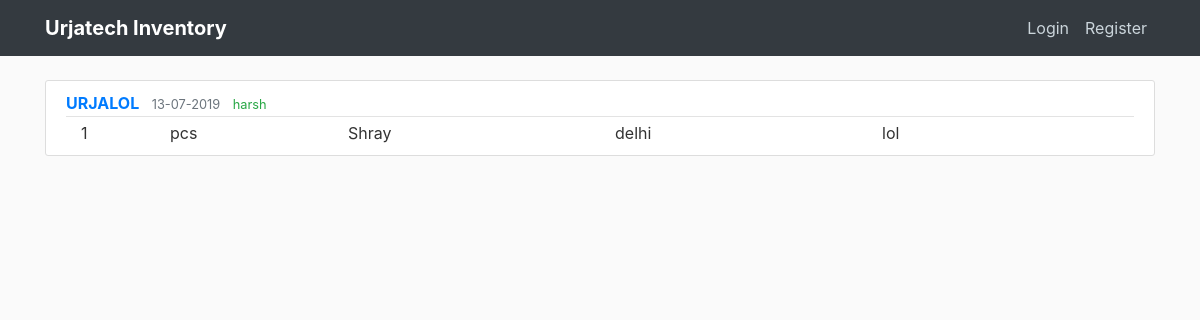
Before: /post/1 with the older database file.
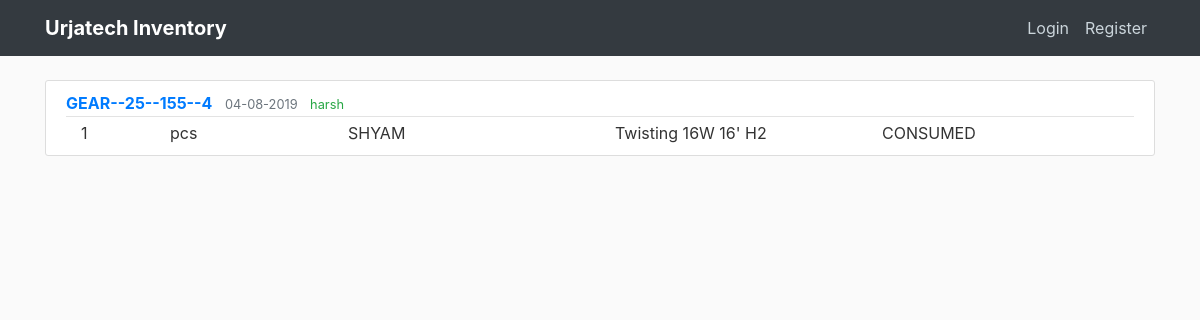
After: the same page with the newer database file.
### flaskblog/models.py (models this page shows, shortened)
class Post(db.Model):
    id = db.Column(db.Integer, primary_key=True)
    material_id = db.Column(db.String(50), nullable=False)
    numbers_issued = db.Column(db.Integer)
    unit = db.Column(db.String(10))
    person = db.Column(db.String(20))
    location = db.Column(db.String(50))
    type_issued = db.Column(db.String(20))
    date_posted = db.Column(db.DateTime, nullable=False, default=datetime.now)
    user_id = db.Column(db.Integer, db.ForeignKey('user.id'))

### flaskblog/routes.py (the view)
@app.route("/post/<int:post_id>")
def post(post_id):
    post = Post.query.get_or_404(post_id)
    return render_template('post.html', title=post.material_id, post=post)

### flaskblog/templates/post.html (shortened to what this page needs)
{% extends "layout.html" %}
{% block content %}
    <article class="media content-section">
        <div class="media-body">
            <div class="article-metadata">
                <a class="mr-2 text-uppercase font-weight-bold" href="#">{{ post.material_id }}</a>
                <small class="text-muted">{{ post.date_posted.strftime('%d-%m-%Y') }}</small>
                <small class="ml-2 text-success">{{ post.author.name }}</small>
            </div>
            <div class="container mr-1">
              <div class="row">
                <div class="col-1">
                  {{ post.numbers_issued }}
                </div>
                <div class="col-2">
                  {{ post.unit }}
                </div>
                <div class="col-3">
                  {{ post.person }}
                </div>
                <div class="col-3">
                  {{ post.location }}
                </div>
                <div class="col-1">
                  {{ post.type_issued }}
                </div>
              </div>
        </div>
    </article>
{% endblock content %}

Changed rows visible on the page:
changed Post "pcs": material_id "URJALOL" → "GEAR--25--155--4"; date_posted "13-07-2019" → "04-08-2019"; person "Shray" → "SHYAM"; location "delhi" → "Twisting 16W 16' H2"; type_issued "lol" → "CONSUMED"
